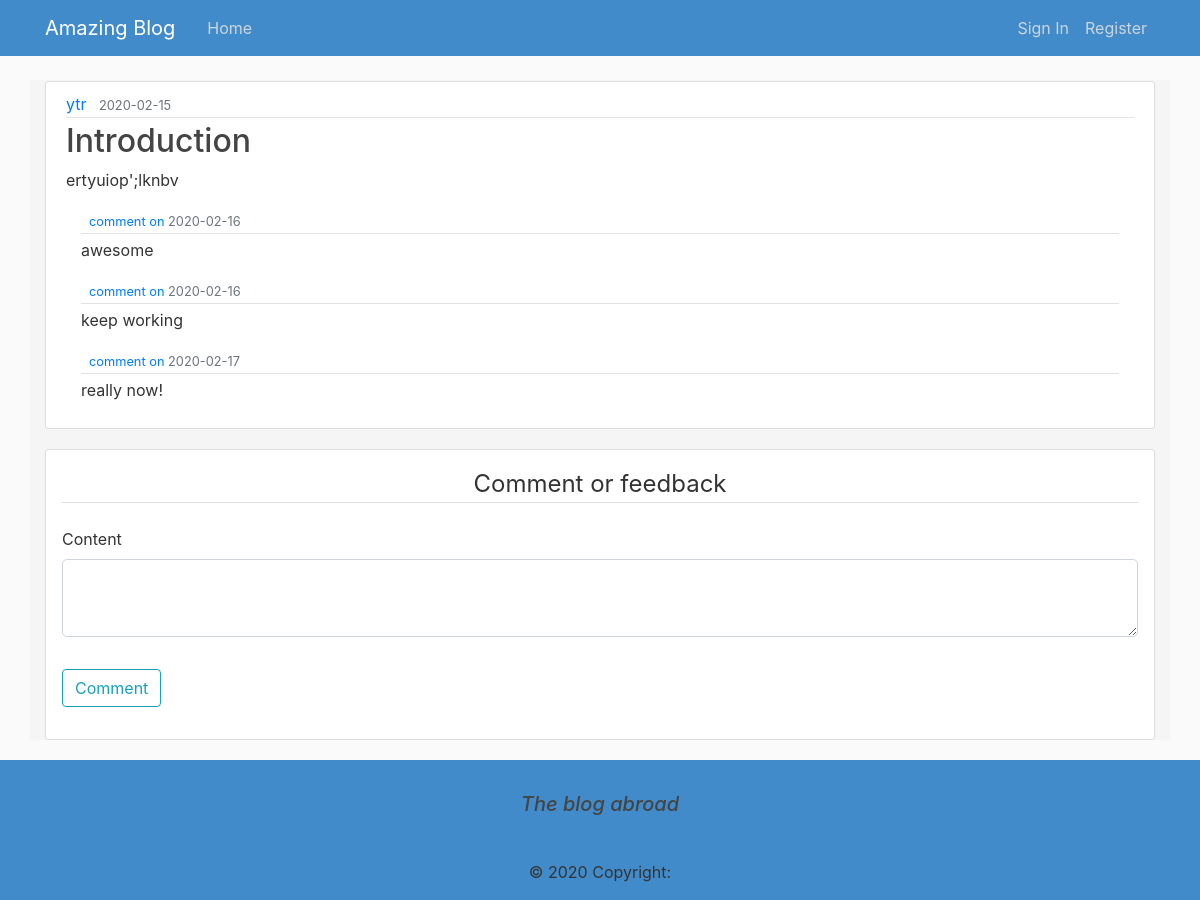
Screenshot of /post/2 with the database file from the repository.
### blog/models.py (models this page shows, shortened)
class User(db.Model,UserMixin):
    id=db.Column(db.Integer,primary_key=True)
    username=db.Column(db.String(20),unique=True,nullable=False)
    email=db.Column(db.String(120),unique=True,nullable=False)
    password=db.Column(db.String(60),nullable=False)
    posts=db.relationship('Post',backref='author',lazy=True)

class Post(db.Model):
    id=db.Column(db.Integer,primary_key=True)
    title=db.Column(db.String(100),nullable=False)
    date_posted=db.Column(db.DateTime,nullable=False,default=datetime.utcnow)
    content=db.Column(db.Text,nullable=False)
    user_id=db.Column(db.Integer,db.ForeignKey('user.id'),nullable=False)

class Comment(db.Model):
    id = db.Column(db.Integer, primary_key=True)
    date_posted = db.Column(db.DateTime, nullable=False,
                            default=datetime.utcnow)
    content = db.Column(db.Text, nullable=False)

### blog/routes.py (the view)
@app.route("/post/<int:post_id>", methods=['GET', 'POST'])
def post(post_id):
    post = Post.query.get_or_404(post_id)
    form = CommentForm()
    comments=Comment.query.all()
    if form.validate_on_submit():
        comment = Comment(content=form.content.data)
        db.session.add(comment)
        db.session.commit()
        flash('Your comment has been posted!', 'primary')
        return redirect(url_for('home'))
    return render_template('blog.html', title=post.title, post=post,form=form,comments=comments)

### blog/forms.py
class CommentForm(FlaskForm):
    content = TextAreaField("Content", validators=[DataRequired()])
    submit = SubmitField("Comment")

### blog/templates/blog.html (shortened to what this page needs)
{% extends "design.html" %}
{% block content %}
<article class="media content-section">
    <div class="media-body">
        <div class="article-metadata">
            <a class="mr-2" href="#">{{ post.author.username }}</a>
            <small class="text-muted">{{ post.date_posted.strftime('%Y-%m-%d') }}</small>
        </div>
        <h2 class="article-title">{{ post.title }}</h2>
        <p class="article-content">{{ post.content }}</p>
        <div>
            {% for comment in comments %}
            <div class="container mt-2 mb-3">
                <div class="">
                    <div class="media-body">
                        <div class="article-metadata">
                            <small class="text-muted">
                                <a href="{{url_for('account')}}">comment on</a>
                                {{ comment.date_posted.strftime('%Y-%m-%d') }}</small>
                        </div>
                        <p class="article-content">{{ comment.content }}</p>
                    </div>
                </div>
            </div>
            {% endfor %}
        </div>
    </div>
</article>
<div class="content-section p-3">
    <form action="" method="POST">
        <fieldset class="form-group">
            <legend class="border-bottom mb-4 mt-5 text-center">Comment or feedback</legend>
            <div class="form-group">
                {{ form.content.label(class="form-control-label") }}
                {% if form.content.errors %}
                {{ form.content(class="form-control form-control-lg is-invalid") }}
                <div class="invalid-feedback">
                    {% for error in form.content.errors %}
                    <span>{{ error }}</span>
                    {% endfor %}
                </div>
                {% else %}
                {{ form.content(class="form-control form-control-lg") }}
                {% endif %}
            </div>
        </fieldset>
        <div class="form-group">
            {{form.submit(class="btn btn-outline-info")}}
        </div>
    </form>
    {% endblock content %}

### blog/static/main.css (style rules this page uses)
body { background: #fafafa; color: #333333; margin-top: 5rem; }
h1, h2, h3, h4, h5, h6 { color: #444444; }
.content-section { background: #ffffff; padding: 10px 20px; border: 1px solid #dddddd; border-radius: 3px; margin-bottom: 20px; }
.article-metadata { padding-bottom: 1px; margin-bottom: 4px; border-bottom: 1px solid #e3e3e3 }

### rows the page displays
User: author.username "ytr"
Post: date_posted "2020-02-15", title "Introduction", content "ertyuiop';lknbv"
Comment: date_posted "2020-02-16", content "awesome"
Comment: date_posted "2020-02-16", content "keep working"
Comment: date_posted "2020-02-17", content "really now!"
